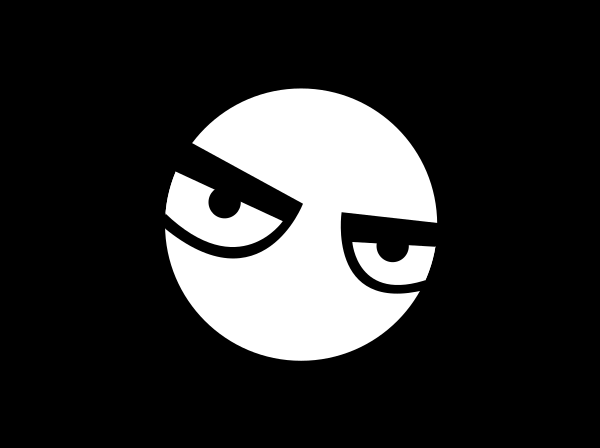
#> input picture img/boot.png, 600 x 448 px
$ python rbtv_config.py
#> lines starting #> are read from the running program, lines starting #| are printed output that depends on the picture; after the words box and inside, x2 and y2 are one past the last pixel; in counts of white or black regions, pixels touching at a corner belong together

from PIL import Image,ImageDraw,ImageFont
import os

font = os.path.join(os.path.dirname(__file__), '..', '..', 'font')
img = os.path.join(os.path.dirname(__file__), '..', '..', 'img')

fontVeryTiny = ImageFont.truetype(font + '/wqy-microhei.ttc', 12)
fontTiny = ImageFont.truetype(font + '/wqy-microhei.ttc', 18)
fontSmall = ImageFont.truetype(font + '/wqy-microhei.ttc', 24)
fontBig = ImageFont.truetype(font + '/wqy-microhei.ttc', 35)
fontHuge = ImageFont.truetype(font + '/wqy-microhei.ttc', 75)

fontAwesome = ImageFont.truetype(font + '/Font Awesome 5 Free-Solid-900.otf', 25)
fontAwesomeSmall = ImageFont.truetype(font + '/Font Awesome 5 Free-Solid-900.otf', 18)
fontAwesomeBrands = ImageFont.truetype(font + '/Font Awesome 5 Brands-Regular-400.otf', 25)

boot = Image.open(img + '/boot.png')
#> boot is the input picture: PIL image 600x448 RGB; min 0, max 255, mean 45.9
live = Image.open(img + '/live.bmp')
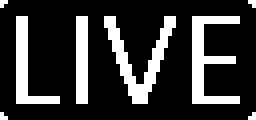
#> input picture img/live.bmp, 64 x 30 px (shown 4 times larger)
#> live is the input picture: PIL image 64x30 L; 21% white; 8 white regions (4 under 20 px), largest, box (x1, y1, x2, y2) and area: (26, 4, 44, 26) 126, (48, 4, 60, 26) 118, (4, 4, 15, 26) 82, (19, 4, 22, 26) 66
neu = Image.open(img + '/neu.bmp')
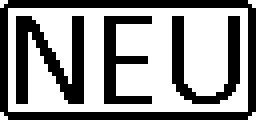
#> input picture img/neu.bmp, 64 x 30 px (shown 4 times larger)
#> neu is the input picture: PIL image 64x30 L; 58.3% white; 4 black regions, box (x1, y1, x2, y2) and area: (0, 0, 64, 30) 348, (4, 4, 21, 26) 194, (43, 4, 60, 26) 141, (26, 4, 38, 26) 118
#> (the run stopped early here; a loop or call above may not have finished)
